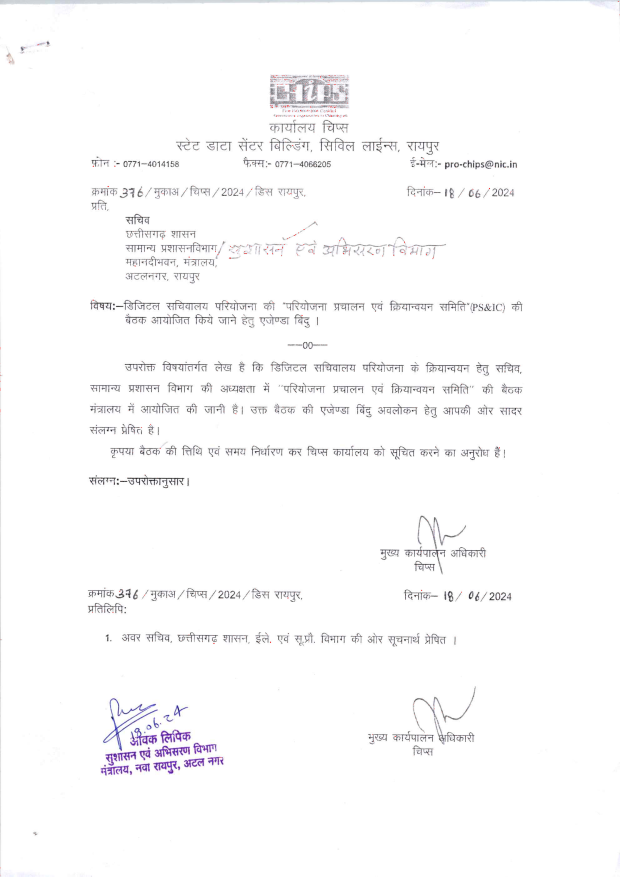
#> input picture FG/01_preprocessing/stage1_diagnostics/page_0000_diff.png, 2480 x 3505 px (shown at 1/4 size)
$ python -i deskew.py   (imports and definitions only)
#> lines starting #> are read from the running program, lines starting #| are printed output that depends on the picture; after the words box and inside, x2 and y2 are one past the last pixel; in counts of white or black regions, pixels touching at a corner belong together
#> further down, picture is the input picture: shape (3505, 2480, 3); mean B, G, R 251.1, 250.6, 250.8
"""Deskew — straighten pages scanned at a slight angle.

Even 2-3° of tilt causes OCR to misread Devanagari characters. This module
detects the dominant text-line angle and rotates the image to correct it.

Approach:
1. Convert to grayscale → binary (Otsu threshold).
2. Detect long horizontal edges via morphological closing with a wide kernel.
3. Find contours of those edge blobs, fit minimum-area bounding rectangles.
4. Collect the angles of those rectangles — the median is the skew angle.
5. Rotate the image by the negative of that angle to straighten it.

Falls back gracefully: if no reliable angle is found, returns the image unchanged.
"""

import cv2
import numpy as np

from .config import MAX_SKEW_ANGLE, MIN_SKEW_ANGLE


def estimate_skew_angle(image: np.ndarray) -> float:
    """Estimate the skew angle of a document image in degrees.

    Parameters
    ----------
    image : BGR or grayscale numpy array.

    Returns
    -------
    Skew angle in degrees. Positive = counter-clockwise tilt.
    Returns 0.0 if no reliable angle can be determined.
    """
    if len(image.shape) == 3:
        gray = cv2.cvtColor(image, cv2.COLOR_BGR2GRAY)
    else:
        gray = image.copy()

    # Binary inversion — text becomes white on black background
    _, binary = cv2.threshold(gray, 0, 255, cv2.THRESH_BINARY_INV + cv2.THRESH_OTSU)
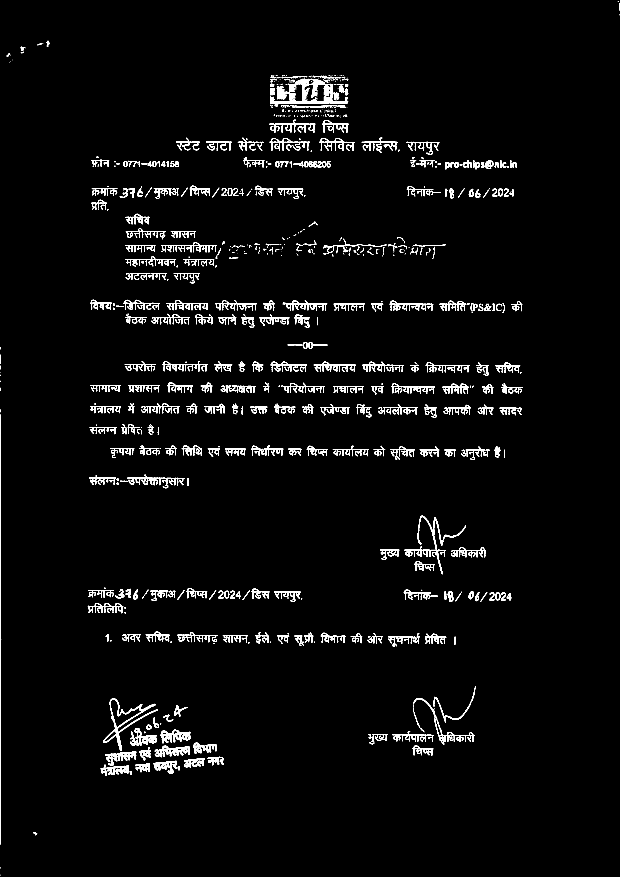
#> binary: shape (3505, 2480) (shown at 1/4 size); 2.5% white; 916 white regions (430 under 20 px), largest, box (x1, y1, x2, y2) and area: (1080, 315, 1393, 424) 9856, (412, 2793, 631, 3004) 4750, (509, 1898, 738, 1953) 2987

    # Morphological closing with a wide horizontal kernel to connect text into
    # long horizontal blobs. Kernel width relative to image width.
    kernel_width = max(image.shape[1] // 20, 30)
#> kernel_width = 124
    kernel = cv2.getStructuringElement(cv2.MORPH_RECT, (kernel_width, 3))
    closed = cv2.morphologyEx(binary, cv2.MORPH_CLOSE, kernel)
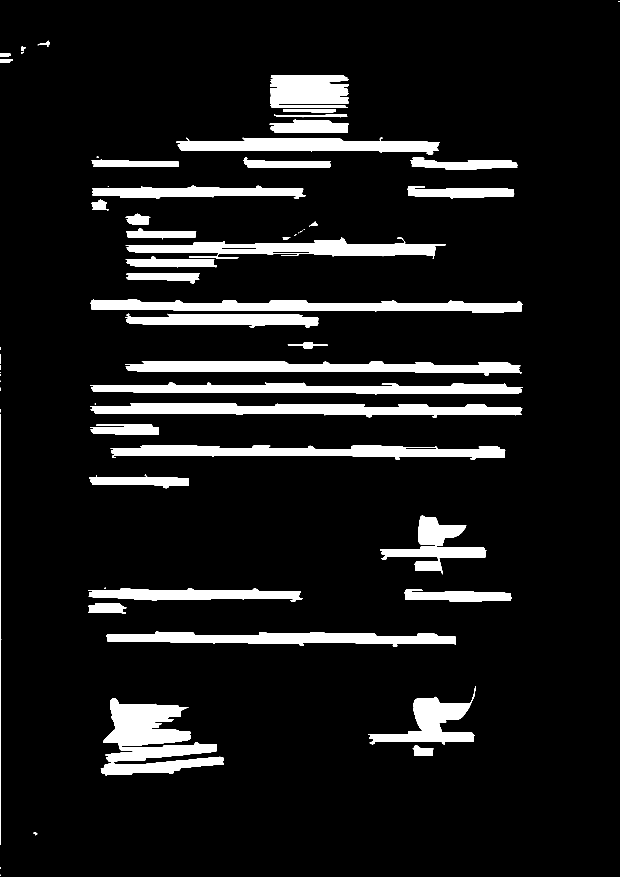
#> closed: shape (3505, 2480) (shown at 1/4 size); 9.5% white; 70 white regions (14 under 20 px)

    contours, _ = cv2.findContours(closed, cv2.RETR_EXTERNAL, cv2.CHAIN_APPROX_SIMPLE)
#> contours = 70 contours, 25 with area under 20; largest, box (x1, y1, x2, y2) and area: (403, 2793, 895, 3102) 75601, (361, 1612, 2089, 1671) 58500, (362, 1199, 2090, 1252) 54763, (500, 1444, 2086, 1502) 53560, (441, 1780, 2021, 1840) 52301

    if not contours:
        return 0.0

    angles = []
    for cnt in contours:
        if len(cnt) < 5:
            continue
        rect = cv2.minAreaRect(cnt)
        w, h = rect[1]
        # Only use elongated rectangles (likely text lines)
        if min(w, h) == 0:
            continue
        aspect = max(w, h) / min(w, h)
        if aspect < 3:
            continue

        angle = rect[2]
        # OpenCV minAreaRect returns angles in [-90, 0). Normalize:
        # If the rectangle is wider than tall, angle is fine.
        # If taller than wide, add 90.
        if w < h:
            angle = angle + 90

        # Normalize to [-45, 45) range
        if angle > 45:
            angle -= 90
        if angle < -45:
            angle += 90

        angles.append(angle)
#> this loop made 70 passes
#> (rect, w, h, aspect, angle) on passes 8, 9, 10, 11, 15, 16, 17, 18, 21: (((1123, 2555), (51.72, 1398.1), -89.6), 51.72, 1398.1, 27.03, 0.396), (((427.9, 2431.7), (39.49, 152.1), -88.82), 39.49, 152.1, 3.85, 1.18), (((1830.9, 2385), (43.64, 430.5), -88.32), 43.64, 430.5, 9.86, 1.68), (((781, 2378), (51.77, 856.2), -89.69), 51.77, 856.2, 16.54, 0.314), (((556.1, 1921.9), (50.05, 398.9), -87.25), 50.05, 398.9, 7.97, 2.75), (((1230.4, 1808.3), (53.98, 1579), -89.68), 53.98, 1579, 29.25, 0.319), (((497.6, 1715.6), (42.53, 275.4), -89.08), 42.53, 275.4, 6.48, 0.924), (((2.5, 2517.5), (1721, 5), -90), 1721, 5, 344.2, 0), (((1224.4, 1640.8), (52.21, 1727), -89.66), 52.21, 1727, 33.08, 0.343)
#> (w, h, aspect, angle) on passes 65, 68, 70: (12, 41, 3.42, 0), (2, 6, 3, 0), (1, 7, 7, 0)
#> after the loop, angles = 38 values, max 2.75 at index 4, min -30.96 at index 21, mean -1.62

    if not angles:
        return 0.0

    median_angle = float(np.median(angles))
#> median_angle = 0.296

    # Sanity check
#> (the run stopped early here; a loop or call above may not have finished)

$ run again, on FG/01_preprocessing/stage1_diagnostics/page_0003_diff.png
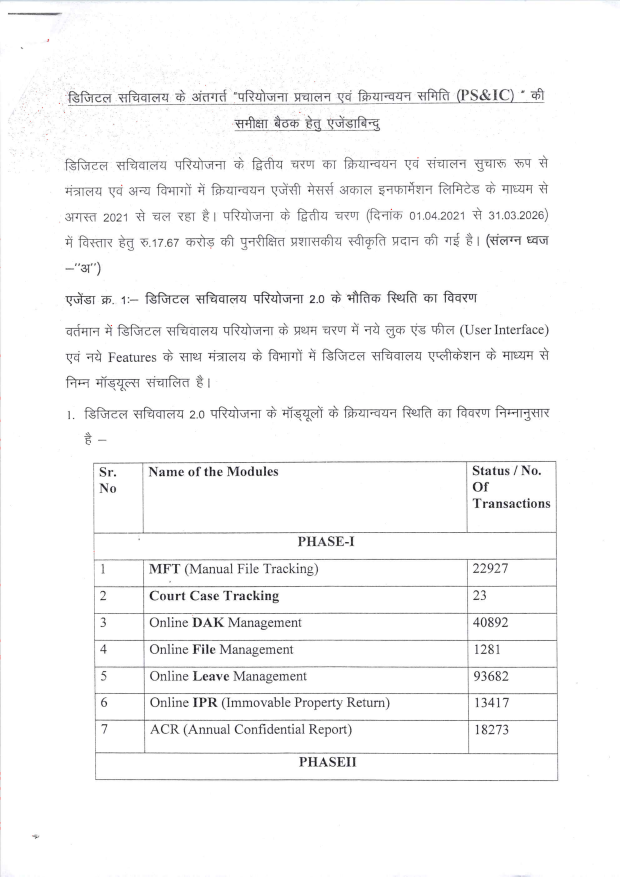
#> input picture FG/01_preprocessing/stage1_diagnostics/page_0003_diff.png, 2480 x 3505 px (shown at 1/4 size)
#> picture is the input picture: shape (3505, 2480, 3); mean B, G, R 247.5, 247.3, 247.3
#> in estimate_skew_angle, `_, binary = cv2.threshold(gray, 0, 255, cv2.THRESH_BINARY_INV + cv2.TH..`:
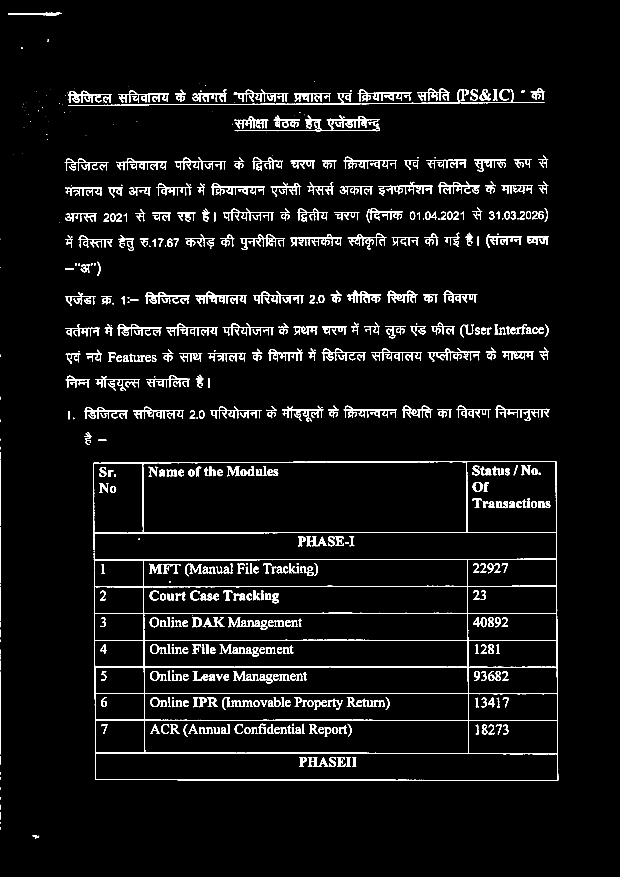
#> binary: shape (3505, 2480) (shown at 1/4 size); 4% white; 602 white regions (101 under 20 px), largest, box (x1, y1, x2, y2) and area: (373, 1844, 2233, 3124) 68961, (939, 461, 1520, 526) 5274, (272, 414, 1443, 424) 2897
#> in estimate_skew_angle, `closed = cv2.morphologyEx(binary, cv2.MORPH_CLOSE, kernel)`:
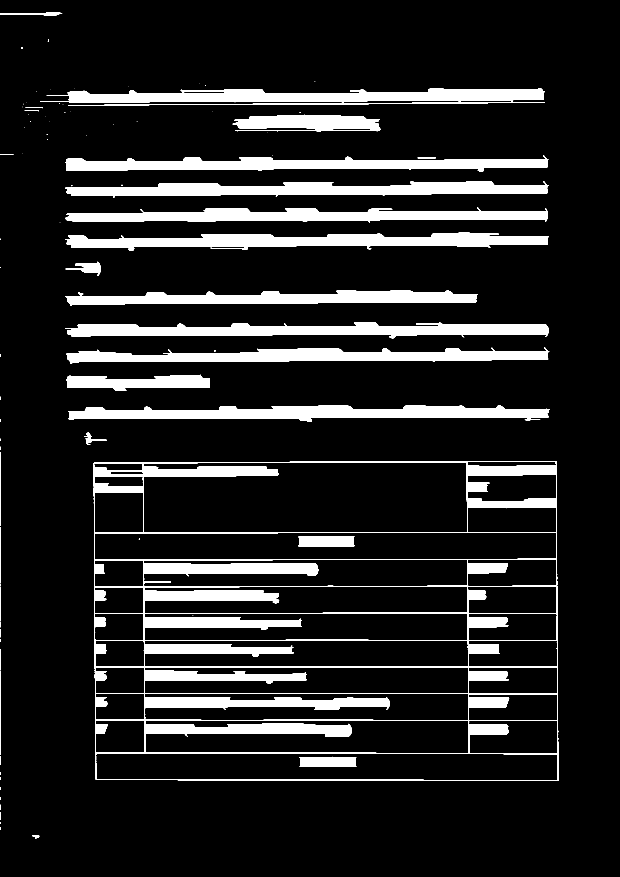
#> closed: shape (3505, 2480) (shown at 1/4 size); 12.6% white; 86 white regions (38 under 20 px)
#> contours = 82 contours, 54 with area under 20; largest, box (x1, y1, x2, y2) and area: (374, 1844, 2234, 3124) 2356428, (160, 352, 2179, 424) 77930, (261, 931, 2196, 1003) 75829, (261, 725, 2194, 790) 73684, (273, 1622, 2200, 1686) 72914
#> the loop in estimate_skew_angle, `for cnt in contours:` made 82 passes
#> (rect, w, h, aspect, angle) on passes 26, 28, 31, 32, 33, 37: (((1236, 1653.6), (1926, 62.77), -0.13), 1926, 62.77, 30.68, -0.13), (((551.1, 1531.7), (574, 61.64), -0.438), 574, 61.64, 9.31, -0.438), (((1230.1, 1421.8), (1932, 55.68), -0.299), 1932, 55.68, 34.7, -0.299), (((1228, 1321), (62, 1932), -90), 62, 1932, 31.16, 0), (((1085.6, 1189.2), (1647, 53.76), -0.496), 1647, 53.76, 30.64, -0.496), (((1228.1, 966.4), (1934, 62.66), -0.381), 1934, 62.66, 30.87, -0.381)
#> after the loop in estimate_skew_angle, `for cnt in contours:`: angles = [-0.13, -0.438, -0.299, 0, -0.496, -0.381, -0.298, -0.34, 0, -0.283, -0.288, 0, 0, -0.338, 0]
#> median_angle = -0.288

$ run again, on FG/01_preprocessing/stage1_diagnostics/page_0004_diff.png
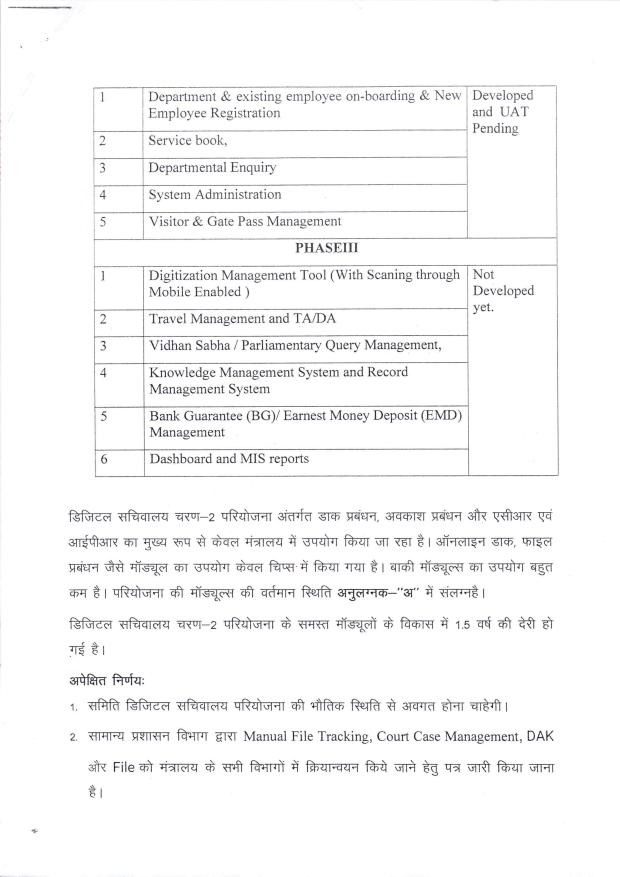
#> input picture FG/01_preprocessing/stage1_diagnostics/page_0004_diff.png, 2480 x 3505 px (shown at 1/4 size)
#> picture is the input picture: shape (3505, 2480, 3); mean B, G, R 247.5, 247.3, 247.4
#> in estimate_skew_angle, `_, binary = cv2.threshold(gray, 0, 255, cv2.THRESH_BINARY_INV + cv2.TH..`:
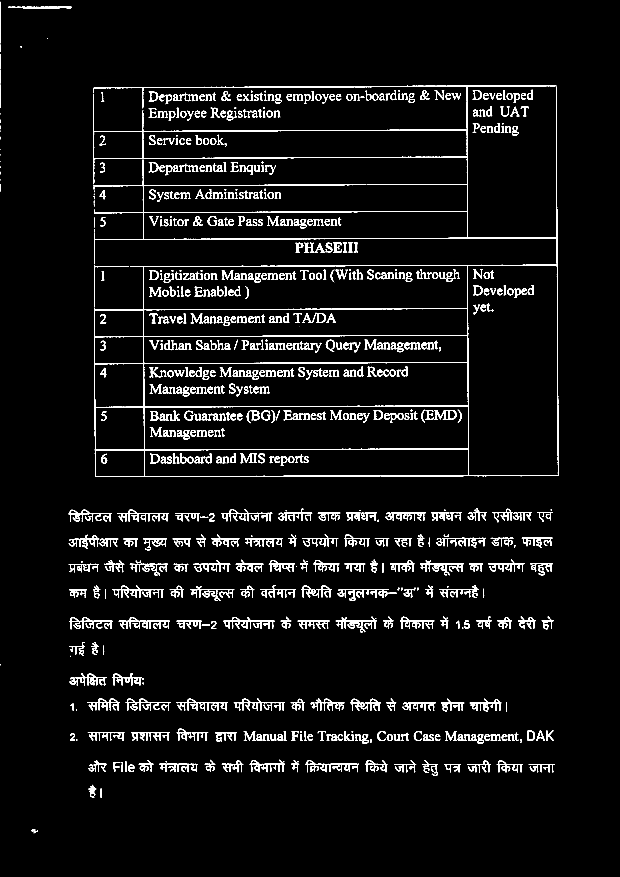
#> binary: shape (3505, 2480) (shown at 1/4 size); 4% white; 738 white regions (37 under 20 px), largest, box (x1, y1, x2, y2) and area: (374, 342, 2234, 1908) 64545, (1350, 2356, 1554, 2404) 2914, (1222, 3041, 1436, 3089) 2550
#> in estimate_skew_angle, `closed = cv2.morphologyEx(binary, cv2.MORPH_CLOSE, kernel)`:
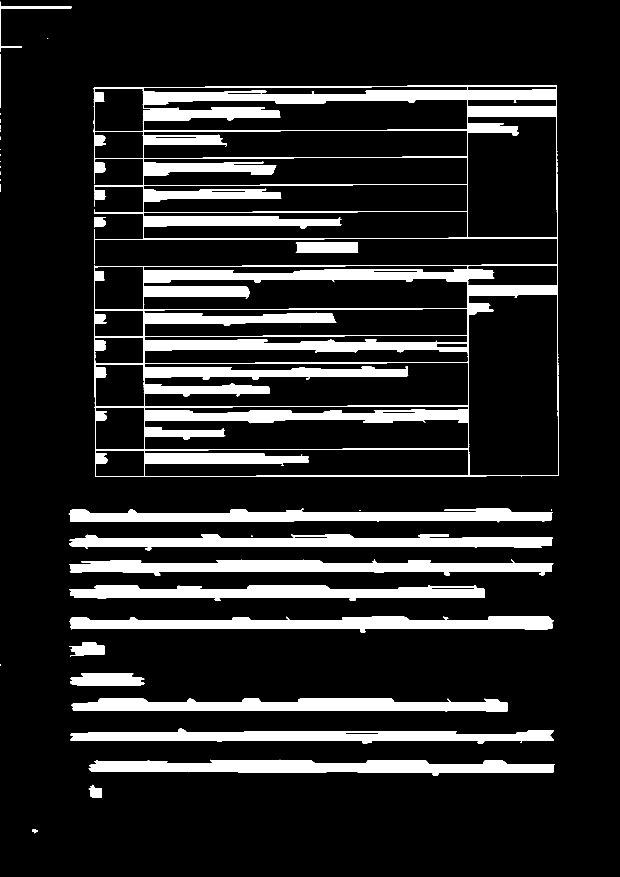
#> closed: shape (3505, 2480) (shown at 1/4 size); 13.3% white; 38 white regions (12 under 20 px)
#> contours = 37 contours, 17 with area under 20; largest, box (x1, y1, x2, y2) and area: (375, 342, 2235, 1908) 2629952, (355, 3039, 2219, 3104) 72798, (277, 2466, 2215, 2529) 72061, (276, 2238, 2213, 2302) 71950, (276, 2136, 2211, 2202) 69184
#> the loop in estimate_skew_angle, `for cnt in contours:` made 37 passes
#> (rect, w, h, aspect, angle) on passes 3, 4, 5, 6, 9, 10: (((1286.5, 3070.1), (62.87, 1862.9), -89.81), 62.87, 1862.9, 29.63, 0.188), (((1248.5, 2944.9), (56.06, 1933.1), -89.69), 56.06, 1933.1, 34.48, 0.307), (((1156, 2818.1), (50.75, 1744.1), -89.83), 50.75, 1744.1, 34.37, 0.165), (((428, 2717), (48, 296), -90), 48, 296, 6.17, 0), (((1245.5, 2497.6), (1937, 61.5), -0.0911), 1937, 61.5, 31.5, -0.0911), (((1107.5, 2371.9), (1659, 62.68), -0.0379), 1659, 62.68, 26.47, -0.0379)
#> after the loop in estimate_skew_angle, `for cnt in contours:`: angles = [0.188, 0.307, 0.165, 0, -0.0911, -0.0379, -0.0374, -0.129, 0.0335, 0, 0]
#> median_angle = 0

$ run again, on FG/01_preprocessing/stage1_diagnostics/page_0005_diff.png
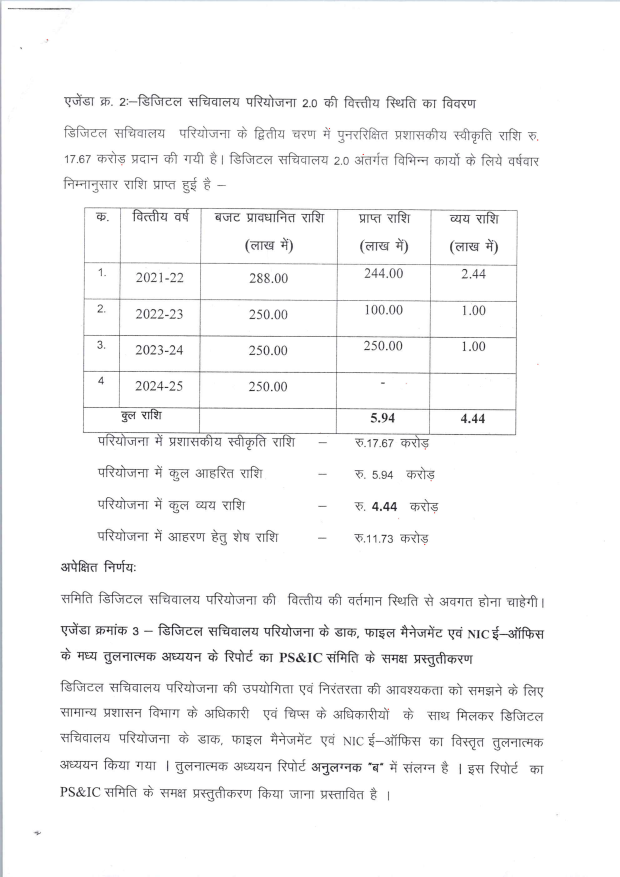
#> input picture FG/01_preprocessing/stage1_diagnostics/page_0005_diff.png, 2480 x 3505 px (shown at 1/4 size)
#> picture is the input picture: shape (3505, 2480, 3); mean B, G, R 247.2, 247.1, 247.1
#> in estimate_skew_angle, `_, binary = cv2.threshold(gray, 0, 255, cv2.THRESH_BINARY_INV + cv2.TH..`:
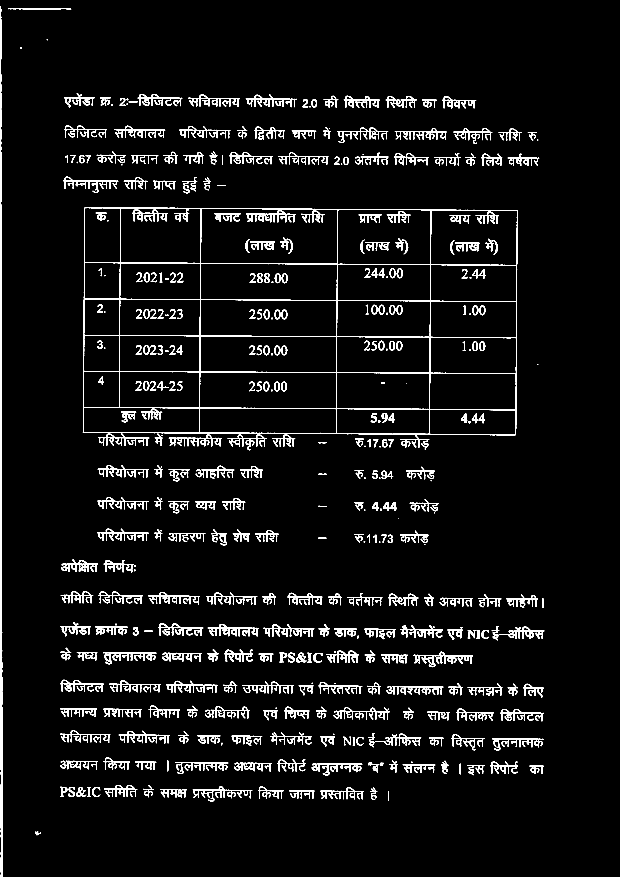
#> binary: shape (3505, 2480) (shown at 1/4 size); 4.3% white; 419 white regions (28 under 20 px), largest, box (x1, y1, x2, y2) and area: (331, 830, 2070, 1741) 44361, (0, 26, 10, 3505) 21304, (1654, 2607, 1892, 2669) 3644
#> in estimate_skew_angle, `closed = cv2.morphologyEx(binary, cv2.MORPH_CLOSE, kernel)`:
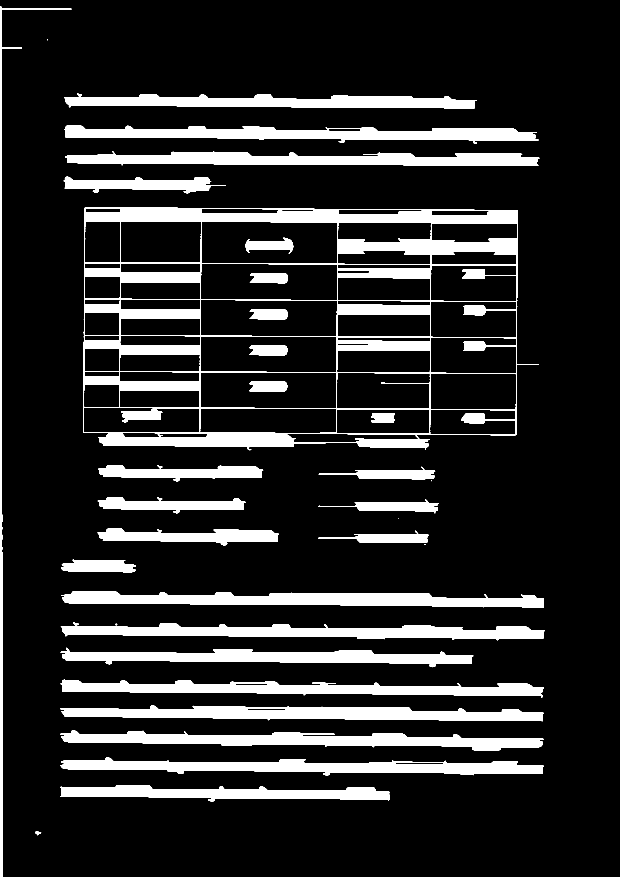
#> closed: shape (3505, 2480) (shown at 1/4 size); 14.9% white; 36 white regions (7 under 20 px)
#> contours = 30 contours, 7 with area under 20; largest, box (x1, y1, x2, y2) and area: (332, 830, 2154, 1801) 1601379, (244, 2365, 2175, 2431) 76824, (241, 2822, 2175, 2885) 74631, (257, 502, 2154, 575) 72198, (261, 604, 2158, 664) 71755
#> the loop in estimate_skew_angle, `for cnt in contours:` made 30 passes
#> (rect, w, h, aspect, angle) on passes 2 to 7: (((899, 3174.3), (62.51, 1314.4), -89.43), 62.51, 1314.4, 21.03, 0.574), (((1208.4, 3068.4), (63.13, 1932.9), -89.41), 63.13, 1932.9, 30.62, 0.587), (((1207.3, 2956.1), (61.64, 1933), -88.91), 61.64, 1933, 31.36, 1.09), (((1207.4, 2853.7), (54.67, 1933.1), -89.56), 54.67, 1933.1, 35.36, 0.444), (((1208.4, 2753), (53.84, 1933.1), -89.46), 53.84, 1933.1, 35.91, 0.542), (((1067.4, 2630), (63.73, 1649.1), -89.47), 63.73, 1649.1, 25.88, 0.531)
#> after the loop in estimate_skew_angle, `for cnt in contours:`: angles = [0.574, 0.587, 1.09, 0.444, 0.542, 0.531, 0.508, 0.479, 0.264, 0, 0.37, 0.564, 0.547, 0, 0.445, 0.205, 0.389, 0.414, 0.153, 0]
#> median_angle = 0.445
